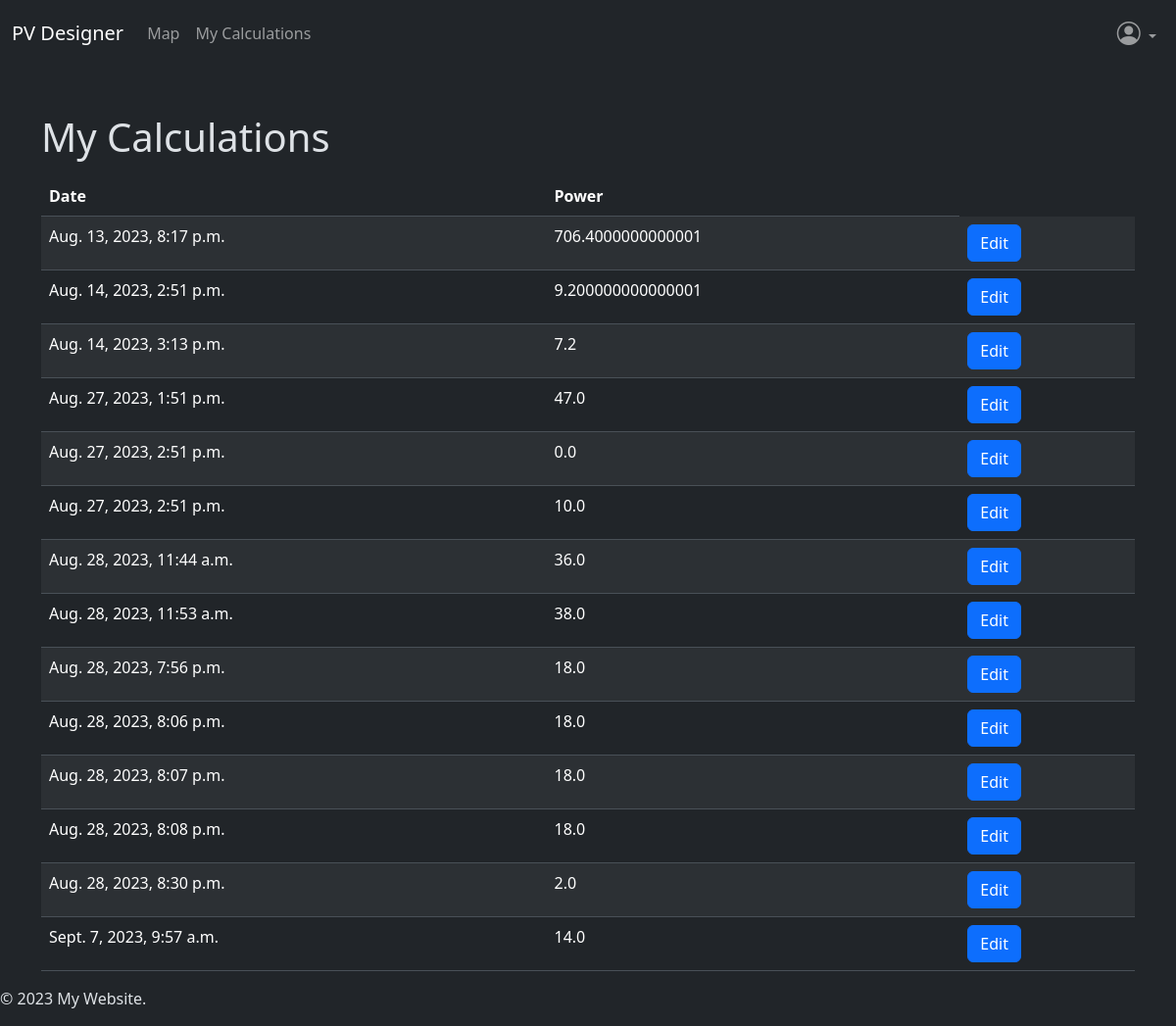
Page /calculations/ (signed in) on the committed database.
### web_pv_designer/models.py (models this page shows, shortened)
class SolarPVCalculator(models.Model):
    user = models.ForeignKey(CustomUser, on_delete=models.CASCADE, null=True)
    installed_peak_power = models.FloatField()
    system_loss = models.FloatField()
    mounting_position = models.CharField(max_length=20, choices=(
        ('option1', 'Free standing'),
        ('option2', 'Roof added'),
    ))
    slope = models.FloatField()
    azimuth = models.FloatField()
    optimize_slope = models.BooleanField(default=False)
    optimize_slope_and_azimuth = models.BooleanField(default=False)
    pv_electricity_price = models.BooleanField(default=False)
    pv_system_cost = models.FloatField(blank=True, null=True)
    interest = models.FloatField(blank=True, null=True)
    lifetime = models.IntegerField(blank=True, null=True)
    latitude = models.FloatField(blank=True, null=True)
    longitude = models.FloatField(blank=True, null=True)
    created_at = models.DateTimeField(auto_now_add=True)
    map_data = models.ForeignKey(MapData, on_delete=models.CASCADE, null=True)

### web_pv_designer/views.py (the view)
# urls.py: path('calculations/', views.calculations_list, name='calculations'),
def calculations_list(request):
    records = SolarPVCalculator.objects.filter(user=request.user)
    context = {'records': records}
    return render(request, 'user_calculations.html', context)

### web_pv_designer/templates/user_calculations.html
{% extends 'base.html' %}
{% block content %}
    <div class="container mt-5">
        <h1>My Calculations</h1>
        <table class="table table-striped mt-3">
            <thead>
            <tr>
                <th>Date</th>
                <th>Power</th>
            </tr>
            </thead>
            <tbody>
            {% for record in records %}
                <tr>
                    <td>{{ record.created_at }}</td>
                    <td>{{ record.installed_peak_power }}</td>
                    <td><a href="{% url 'map' %}?record_id={{ record.map_data.id }}" class="btn btn-primary">Edit</a></td>
                </tr>
            {% endfor %}
            </tbody>
        </table>
    </div>
{% endblock %}

### rows in the picture
SolarPVCalculator: created_at "Aug. 13, 2023, 8:17 p.m.", installed_peak_power "706.4000000000001"
SolarPVCalculator: created_at "Aug. 14, 2023, 2:51 p.m.", installed_peak_power "9.200000000000001"
SolarPVCalculator: created_at "Aug. 14, 2023, 3:13 p.m.", installed_peak_power "7.2"
SolarPVCalculator: created_at "Aug. 27, 2023, 1:51 p.m.", installed_peak_power "47.0"
SolarPVCalculator: created_at "Aug. 27, 2023, 2:51 p.m.", installed_peak_power "0.0"
SolarPVCalculator: created_at "Aug. 27, 2023, 2:51 p.m.", installed_peak_power "10.0"
SolarPVCalculator: created_at "Aug. 28, 2023, 11:44 a.m.", installed_peak_power "36.0"
SolarPVCalculator: created_at "Aug. 28, 2023, 11:53 a.m.", installed_peak_power "38.0"
SolarPVCalculator: created_at "Aug. 28, 2023, 7:56 p.m.", installed_peak_power "18.0"
SolarPVCalculator: created_at "Aug. 28, 2023, 8:06 p.m.", installed_peak_power "18.0"
SolarPVCalculator: created_at "Aug. 28, 2023, 8:07 p.m.", installed_peak_power "18.0"
SolarPVCalculator: created_at "Aug. 28, 2023, 8:08 p.m.", installed_peak_power "18.0"
SolarPVCalculator: created_at "Aug. 28, 2023, 8:30 p.m.", installed_peak_power "2.0"
SolarPVCalculator: created_at "Sept. 7, 2023, 9:57 a.m.", installed_peak_power "14.0"
